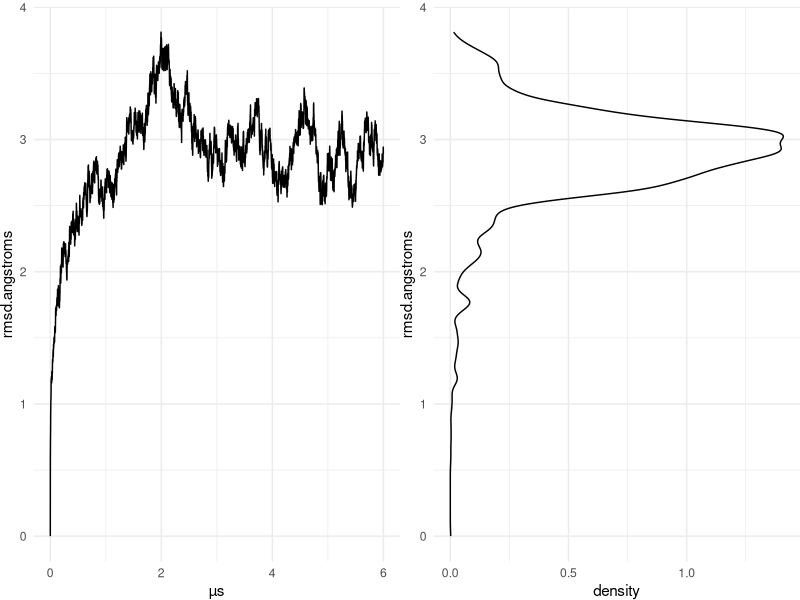

Source code (R):
## ---- chunk 1
knitr::opts_chunk$set(echo = TRUE)
library(readr)
library(ggplot2)
library(dplyr)
library(gridExtra)
## ---- chunk 2
step_fs = 2
steps_per_frame = 500
fs_per_frame = step_fs * steps_per_frame
## ---- chunk 3
rmsd <- read_csv("7BTF_no_Zn_RMSD.csv") %>%
  mutate(µs = frame * fs_per_frame / 1e6)
head(rmsd)
## ---- chunk 4
p1 <- ggplot(rmsd, aes(x = µs, y = rmsd.angstroms)) +
  geom_line() +
  theme_minimal() +
  theme(plot.margin = margin(5, 0, 0, 0, unit = "pt"))

p2 <- ggplot(rmsd, aes(x = rmsd.angstroms)) +
  geom_density() +
  theme_minimal() +
  theme(plot.margin = margin(5, 0, 0, 0, unit = "pt")) +
  coord_flip()

grid.arrange(p1, p2, ncol = 2)
